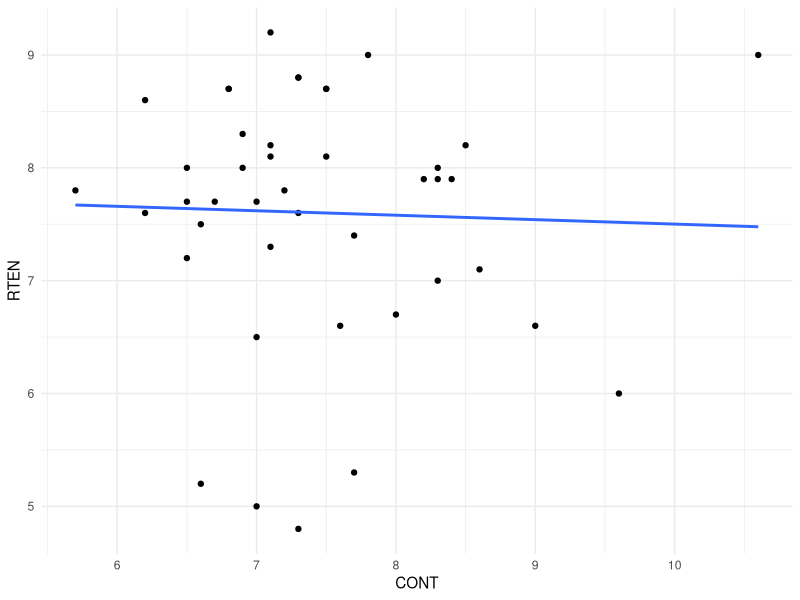
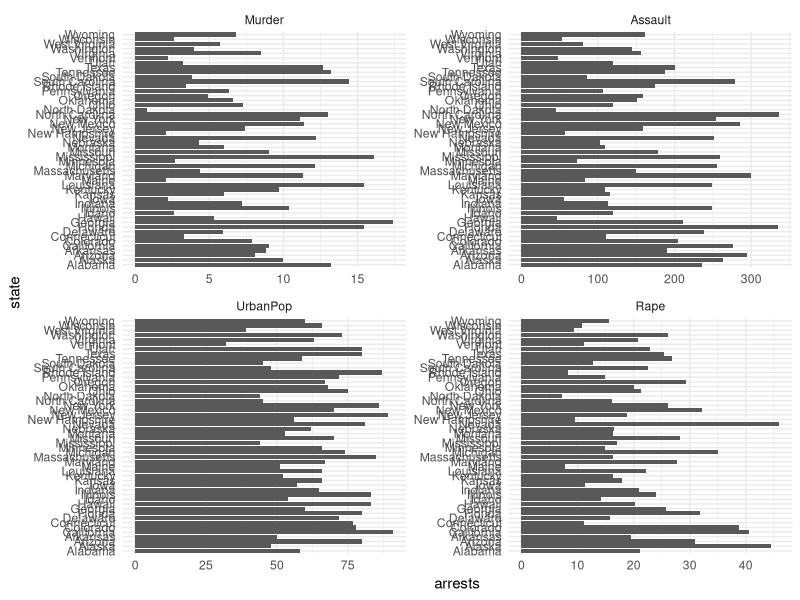
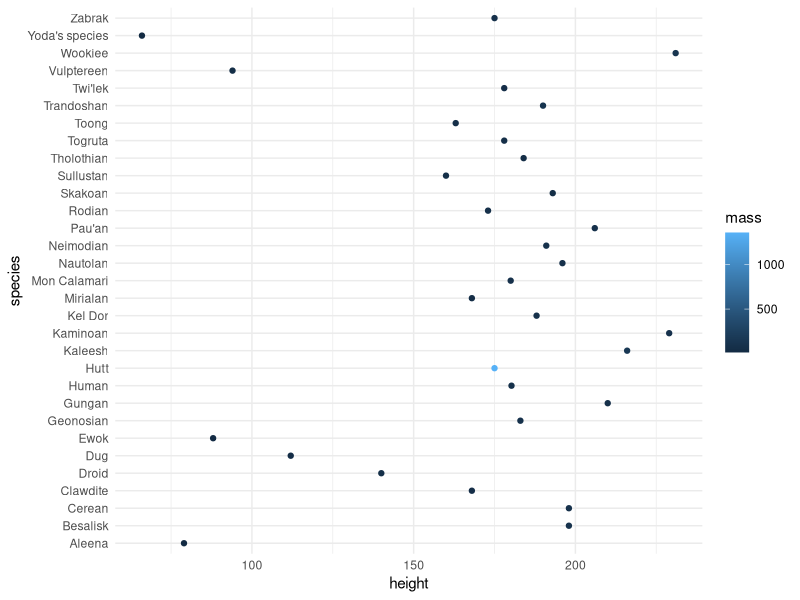

Write R code to recreate these figures, in order.
## ---- chunk 1
USJudgeRatings$CONT

USJudgeRatings$Cont_scaled <- USJudgeRatings$CONT - 
  mean(USJudgeRatings$CONT)
## ---- chunk 2
mean(USJudgeRatings$CONT, na.rm = TRUE)
## ---- chunk 3
head(USJudgeRatings)
## ---- chunk 4
colnames(USJudgeRatings)
## ---- chunk 5
colMeans(USJudgeRatings)
## ---- chunk 6
rowMeans(USJudgeRatings)
## ---- chunk 7
nrow(USJudgeRatings)
## ---- chunk 8
ncol(USJudgeRatings)
## ---- chunk 9
cbind(USArrests, state.x77) |>
  rmarkdown::paged_table()
## ---- chunk 10
rbind(USJudgeRatings, USJudgeRatings)
## ---- chunk 11
USJudgeRatings[1:5, ]
## ---- chunk 12
USJudgeRatings[, 1:2]
## ---- chunk 13
USJudgeRatings[1:5, 1:2]
## ---- chunk 14
rten_mean <- mean(USJudgeRatings$RTEN)
## ---- chunk 15
USJudgeRatings[USJudgeRatings$RTEN > rten_mean, ]
## ---- chunk 16
library(ggplot2)

ggplot(data = USJudgeRatings, mapping = aes(x = CONT, y = RTEN)) +
  geom_point() +
  geom_smooth(method = "lm", se = FALSE) +
  theme_minimal()
## ---- chunk 17
USArrests$state <- rownames(USArrests)

state.x77.df <- as.data.frame(state.x77)

state.x77.df$State <- rownames(state.x77.df)
## ---- chunk 18
merged_data <- merge(
  x = USArrests, 
  y = state.x77.df, 
  by.x = "state", 
  by.y = "State"
  )

head(merged_data)
## ---- chunk 19
library(reshape2)

melted_data <- melt(
  data = USArrests,
  id.vars = "state",
  variable.name = "crime",
  value.name = "arrests"
  )

head(melted_data, 15)
tail(melted_data, 15)
## ---- chunk 20
ggplot(melted_data, aes(x = arrests, y = state)) +
  geom_col(position = "dodge") +
  facet_wrap(vars(crime), scales = "free") +
  theme_minimal()
## ---- chunk 21
library(dplyr)

head(starwars)

species_avgs <- aggregate(cbind(mass, height) ~ species, data = starwars, FUN = mean)

species_avgs
## ---- chunk 22
melted_species <- melt(species_avgs, id.vars = "species")

ggplot(species_avgs, aes(x = height, y = species, color = mass)) +
  geom_point() +
  theme_minimal()
